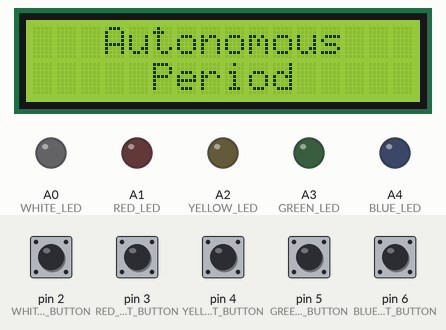
This sketch was run on a simulated Arduino Uno, built with avr-gcc and run on an emulated ATmega328P. On the bench: 16×2 character LCD, output pins drawn as LEDs (lit = HIGH). Inputs (shaded band) come from the test bench; at power-on: pin 2 (WHITE_INPUT_BUTTON), pin 3 (RED_INPUT_BUTTON), pin 4 (YELLOW_INPUT_BUTTON), pin 5 (GREEN_INPUT_BUTTON), pin 6 (BLUE_INPUT_BUTTON) HIGH.

Above: at 1.2 s.
1.3 s: pin 2 (WHITE_INPUT_BUTTON) pulled LOW for 0.15 s
At 2.2 s:
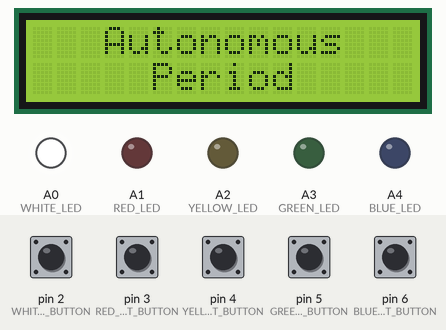
At 3.6 s:
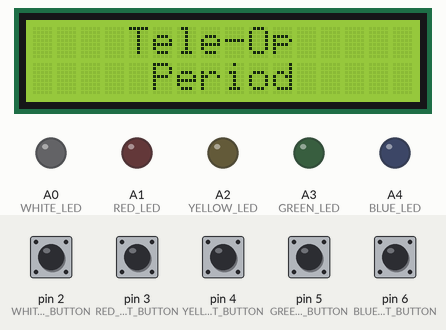
4.4 s: pin 2 (WHITE_INPUT_BUTTON) pulled LOW for 1 s
At 8.8 s:
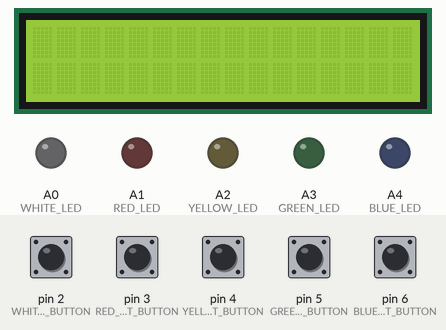
Timing chart, 0 to 10.3 s (numbered marks = the images above; inputs shaded):
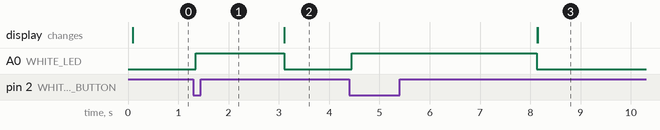

Measured:
- after the input at 1.3 s, A0 (WHITE_LED): LOW → HIGH at once, → LOW 1.8 s later
- after the input at 4.4 s, A0 (WHITE_LED): LOW → HIGH at once, → LOW 3.7 s later; the display: first changes after 3.7 s (image 3 shows a later state)

The sketch:

FIRST2017ScoutingDevice.ino
```cpp
// include the library code for LCD Display
#include <LiquidCrystal.h>

// These define the timing of the system
#define TICK_PERIOD 20
#define AUTO_TIME_IN_SECONDS 3
#define TELEOP_TIME_IN_SECONDS 4
#define EXTRA_TIME_TO_INPUT 1 // Necessary for the last second inputs, after the clock expires
#define AUTO_TICKS AUTO_TIME_IN_SECONDS * 1000 / TICK_PERIOD
#define TELEOP_TICKS (TELEOP_TIME_IN_SECONDS + EXTRA_TIME_TO_INPUT) * 1000 / TICK_PERIOD
#define DEBOUNCE_TICKS 2
#define LED_TURN_ON_DELAY_TICKS 1
#define LENGTH_OF_LCD_STRING 25
#define LENGTH_OF_SERIAL_STRING 50

#define BLUE_INPUT_BUTTON 6
#define GREEN_INPUT_BUTTON 5
#define YELLOW_INPUT_BUTTON 4
#define RED_INPUT_BUTTON 3
#define WHITE_INPUT_BUTTON 2
#define NUMBER_OF_INPUT_BUTTONS 5
#define GO_BUTTON 0 // Main start button

// LED Pin Locations
#define WHITE_LED A0
#define RED_LED A1
#define YELLOW_LED A2
#define GREEN_LED A3
#define BLUE_LED A4

// Define where the LCD pins are
#define LCD_RS 7
#define LCD_ENABLE 8
#define LCD_D4 9
#define LCD_D5 10
#define LCD_D6 11
#define LCD_D7 12

// initialize the library with the numbers of the interface pins
LiquidCrystal lcd(LCD_RS, LCD_ENABLE, LCD_D4, LCD_D5, LCD_D6, LCD_D7);
/* More Pin Designations for the LCD
   LCD R/W pin to ground
   LCD VSS pin to ground
   LCD VCC pin to 5V
   A Pin to 5V
   K Pin to Ground
   10K resistor:
   ends to +5V and ground
   wiper to LCD VO pin (pin 3)
*/

// Array that contains all of the buttons for looping through
uint8_t buttonArray[NUMBER_OF_INPUT_BUTTONS] = {WHITE_INPUT_BUTTON, RED_INPUT_BUTTON, YELLOW_INPUT_BUTTON, GREEN_INPUT_BUTTON, BLUE_INPUT_BUTTON};
static bool autonomous = false; // Used to tell if you're in auto
static bool teleOp = false; // Or tele-op
static bool SM_locked = true; // Locks the Scoring machine
static bool DE_locked = true; // Locks the data entry machine

// Locks the Scoring Machine
void SM_lock() {
  SM_locked = true;
}

// Unlocks the Scoring Machine
void SM_unlock() {
  SM_locked = false;
}

// Locks the Data Entry Machine
void DE_lock() {
  DE_locked = true;
}

// Unlocks the Data Entry Machine
void DE_unlock() {
  DE_locked = false;
}

// MM is for Master Machine
enum MM_states {
  MM_waitForStart, // Wait to start
  MM_dataInput, // Input the data
  MM_auto, // Autonomous mode
  MM_teleop, // Tele-operated mode
  MM_transmit, // State to transmit the data
  MM_done // Done and wait for next match
} MM_currentState = MM_waitForStart; // Current state variable

// SM is for Scoring Machine
enum SM_states {
  SM_waitForButton, // Wait for button to be pushed
  SM_debounceButton, // Debounce the button
  SM_scoreAdd, // Add to the score
  SM_ledDelay,  // Delays a bit to let the LEDs spin up
  SM_disabled // Locked state to not mess with anything
} SM_currentState = SM_disabled; // Current state variable

// DE is for Data Entry
enum DE_states {
  DE_teamNumberEntry, // State to enter team number
  DE_allianceEntry, // Choose red or blue
  DE_stationEntry, // Station 1, 2, or 3
  DE_disabled // Lock to not run away
} DE_currentState; // Current state variable

// Erases the LCD by writing 16 spaces over everything
void lcdErase() {
  lcd.setCursor(0, 0);
  lcd.print("                ");
  lcd.setCursor(0, 1);
  lcd.print("                ");
}

// Prints the Autonomous Period message
void lcdAutonomousPrint() {
  lcdErase();
  lcd.setCursor(3, 0);
  lcd.print("Autonomous");
  lcd.setCursor(5, 1);
  lcd.print("Period");
}

// Prints TeleOp Period message
void lcdTeleOpPrint() {
  lcdErase();
  lcd.setCursor(4, 0);
  lcd.print("Tele-Op");
  lcd.setCursor(5, 1);
  lcd.print("Period");
}

// USER FRIENDLY HELPER FUNCTIONS

// Reads a button
// They're set up in pull-down orientation, so a reading of LOW is the button pushed
bool buttonRead(uint8_t buttonNumber) {
  return !digitalRead(buttonNumber);
}

// Cycles through all the buttons and returns true if any are pressed
bool readAllButtons() {
  for (uint8_t i = 0; i < NUMBER_OF_INPUT_BUTTONS; i++) {
    if (buttonRead(buttonArray[i])) { // Short circuits the loop here if any are pushed
      return true;
    }
  }
  return false; // If none are, it returns false
}

// User friendly way to tell an LED to turn on
void turnOn(uint8_t ledNumber) {
  digitalWrite(ledNumber, HIGH);
}

// User friendly way to tell an LED to turn off
void turnOff(uint8_t ledNumber) {
  digitalWrite(ledNumber, LOW);
}

// Turns off BLUE - RED LEDs
void turnOffTopLeds() {
  digitalWrite(BLUE_LED, LOW);
  digitalWrite(GREEN_LED, LOW);
  digitalWrite(YELLOW_LED, LOW);
  digitalWrite(RED_LED, LOW);
}

// Turns off all LEDs
void turnOffAllLeds() {
  turnOffTopLeds();
  digitalWrite(WHITE_LED, LOW);
}

// Strings to display and give to the serial handler
char displayLineOne[LENGTH_OF_LCD_STRING] = {0}; // Strings to keep the output for
char displayLineTwo[LENGTH_OF_LCD_STRING] = {0};
char serialOut[LENGTH_OF_SERIAL_STRING] = {0}; // String to hold the serial values to push to computer

// Variables to hold autonomous values
static uint16_t highGoalAutonomous;
static uint16_t lowGoalAutonomous;
static uint8_t gearAutonomous;
static uint8_t foulAutonomous;
static bool crossLineAutonomous;

// Variables to hold tele-op values
static uint16_t highGoalTeleOp;
static uint16_t lowGoalTeleOp;
static uint8_t gearTeleOp;
static uint8_t foulTeleOp;
static bool climbTeleOp;

// Resets all the scores to zero
void resetScores() {
  highGoalAutonomous = 0;
  lowGoalAutonomous = 0;
  gearAutonomous = 0;
  foulAutonomous = 0;
  crossLineAutonomous = 0;
  highGoalTeleOp = 0;
  lowGoalTeleOp = 0;
  gearTeleOp = 0;
  foulTeleOp = 0;
  climbTeleOp = 0;
}


// Helper function to read the buttons and add the appropriate score
void scoreCalculate() {
  // All the autonomous scores
  if (autonomous) {
    if (buttonRead(BLUE_INPUT_BUTTON)) { // Score in the high goal
      highGoalAutonomous++;
      turnOn(BLUE_LED);
    }
    if (buttonRead(GREEN_INPUT_BUTTON)) { // Score in the low goal
      lowGoalAutonomous++;
      turnOn(GREEN_LED);
    }
    if (buttonRead(YELLOW_INPUT_BUTTON)) { // Score a gear
      gearAutonomous++;
      turnOn(YELLOW_LED);
    }
    if (buttonRead(RED_INPUT_BUTTON)) { // Commit a foul
      foulAutonomous++;
      turnOn(RED_LED);
    }
    if (buttonRead(WHITE_INPUT_BUTTON)) { // Cross the line for points
      crossLineAutonomous = !crossLineAutonomous; // Flip the bool
      digitalWrite(WHITE_LED, crossLineAutonomous); // And make the LED show the status
    }
  }

  // All the Tele-Op scores
  // Pretty much the same thing, just different variables
  else if (teleOp) {
    if (buttonRead(BLUE_INPUT_BUTTON)) { // Score in the high goal
      highGoalTeleOp++;
      turnOn(BLUE_LED);
    }
    if (buttonRead(GREEN_INPUT_BUTTON)) { // Score in the low goal
      lowGoalTeleOp++;
      turnOn(GREEN_LED);
    }
    if (buttonRead(YELLOW_INPUT_BUTTON)) { // Score a gear
      gearTeleOp++;
      turnOn(YELLOW_LED);
    }
    if (buttonRead(RED_INPUT_BUTTON)) { // Commit a foul
      foulTeleOp++;
      turnOn(RED_LED);
    }
    if (buttonRead(WHITE_INPUT_BUTTON)) { // Cross the line for points
      climbTeleOp = !climbTeleOp; // Flip the boolean
      digitalWrite(WHITE_LED, climbTeleOp);
    }
  }
  return;
}

void generateStringToOutput() {
  // Generates the serial output
  sprintf(serialOut, "%d\t%d\t%d\t%d\t%s\t%d\t%d\t%d\t%d\t%s",   highGoalAutonomous,
          lowGoalAutonomous,
          gearAutonomous,
          foulAutonomous,
          crossLineAutonomous ? "Y" : "N",
          highGoalTeleOp,
          lowGoalTeleOp,
          gearTeleOp,
          foulTeleOp,
          climbTeleOp ? "Y" : "N");

  sprintf(displayLineOne, "A %dH %dL %dG L:%s", highGoalAutonomous, lowGoalAutonomous, gearAutonomous, crossLineAutonomous ? "Y" : "N");
  sprintf(displayLineTwo, "T %dH %dL %dG C:%s", highGoalTeleOp, lowGoalTeleOp, gearTeleOp, climbTeleOp ? "Y" : "N");
}

void DE_debug(){
   switch (DE_currentState) {
    case DE_teamNumberEntry:
      break;
    case DE_allianceEntry:
      break;
    case DE_stationEntry:
      break;
    case DE_disabled:
      break;
    default:
      break;
  }
}

// Data entry machine
void DE_tick() {

  // ------ TRANSITIONS -------
  switch (DE_currentState) {
    case DE_teamNumberEntry:
      break;
    case DE_allianceEntry:
      break;
    case DE_stationEntry:
      break;
    case DE_disabled:
      break;
    default:
      break;
  }

  // ------- STATE ACTIONS -------
   switch (DE_currentState) {
    case DE_teamNumberEntry:
      break;
    case DE_allianceEntry:
      break;
    case DE_stationEntry:
      break;
    case DE_disabled:
      break;
    default:
      break;
  }
}

// Score Machine Debug
// Prints to the serial monitor which state you're in whenever you change states
void SM_debug() {
  static SM_states SM_previousState = SM_disabled;
  if (SM_currentState != SM_previousState) {
    switch (SM_currentState) {
      case SM_waitForButton: // Wait for button to be pushed
        Serial.println("SM_waitForButton");
        break;
      case SM_debounceButton: // Debounce the button
        Serial.println("SM_debounceButton");
        break;
      case SM_scoreAdd: // Add to the score
        Serial.println("SM_scoreAdd");
        break;
      case SM_ledDelay: // Delay for the LEDs
        Serial.println("SM_ledDelay");
        break;
      case SM_disabled: // Locked state to not mess with anything
        Serial.println("SM_disabled");
        break;
    }
    SM_previousState = SM_currentState;
  }
}

// Standard Tick Function for the Scoring Machine
void SM_tick() {

  //SM_debug();
  // --------- Variables ----------
  static uint32_t ticksToNextState = 0;

  // ---------- STATE ACTIONS -------
  switch (SM_currentState) {
    case SM_waitForButton: // Wait for button to be pushed
      break;
    case SM_debounceButton: // Debounce the button
      ticksToNextState++;
      break;
    case SM_scoreAdd: // Add to the score
      break;
    case SM_ledDelay:
      ticksToNextState++;
      break;
    case SM_disabled: // Locked state to not mess with anything
      break;
    default:
      break;
  }

  // -------- TRANSITIONS ---------
  switch (SM_currentState) {
    case SM_waitForButton: // Wait for button to be pushed
      if (readAllButtons()) { // If any button is pressed
        SM_currentState = SM_debounceButton; // Debounce it
        ticksToNextState = 0;
      }
      else if (SM_locked) { // If it gets locked
        SM_currentState = SM_disabled; // You're disabled
        turnOffAllLeds();
        ticksToNextState = 0;
      }
      break;
    case SM_debounceButton: // Debounce the button
      if (ticksToNextState == DEBOUNCE_TICKS && readAllButtons()) { // If you're ready to move on and the button is still being pushed
        SM_currentState = SM_scoreAdd; // Move to the score adding state
        ticksToNextState = 0; // Reset the counter
        scoreCalculate(); // Run the add to score function to read and add to score
      }
      else if (!readAllButtons()) { // If the button is released before you're done
        ticksToNextState = 0;
        SM_currentState = SM_waitForButton; // Go back to waiting for a button press
      }
      break;
    case SM_scoreAdd: // Add to the score
      if (!readAllButtons()) { // Wait for all the buttons to be released
        SM_currentState = SM_ledDelay; // And go back to waiting
        ticksToNextState = 0;
      }
      else if (SM_locked) { // Lock
        SM_currentState = SM_disabled;
        turnOffAllLeds();
        ticksToNextState = 0;
      }
      break;
    case SM_ledDelay: // Delay for LEDs to be visible
      if (ticksToNextState == LED_TURN_ON_DELAY_TICKS) {
        turnOffTopLeds(); // Turn off the LEDs
        ticksToNextState = 0;
        SM_currentState = SM_waitForButton; // Go back to waiting
      }
      break;
    case SM_disabled: // Locked state to not mess with anything
      if (!SM_locked) { // If you're unlocked
        SM_currentState = SM_waitForButton; // Go to start state
      }
      break;
    default:
      break;
  }
}

void MM_debug() {
  static MM_states MM_previousState = MM_done;
  if (MM_currentState != MM_previousState) {
    switch (MM_currentState) {
      case MM_waitForStart:
        Serial.println("MM_waitForStart");
        break;
      case MM_dataInput:
        Serial.println("MM_dataInput");
        break;
      case MM_auto:
        Serial.println("MM_auto");
        break;
      case MM_teleop:
        Serial.println("MM_teleop");
        break;
      case MM_transmit:
        Serial.println("MM_transmit");
        break;
      case MM_done:
        Serial.println("MM_done");
        break;
      default:
        break;

    }
    MM_previousState = MM_currentState;
  }
}

// Tick function for the Master Machine
void MM_tick() {

  //MM_debug();
  // ------------ VARIABLES --------------
  static uint32_t ticksToNextState = 0;

  // ------------ TRANSITIONS ------------
  switch (MM_currentState) {
    case MM_waitForStart: // Waiting to start
      if (buttonRead(GO_BUTTON)) { // If the go button is pushed
        MM_currentState = MM_dataInput; // Start autonomous mode
      }
      break;

    case MM_dataInput:
      if (/*DE_complete()*/ true) {
        MM_currentState = MM_auto;
        autonomous = true; // Say you're in autonomous
        lcdAutonomousPrint(); // Print and say so
        ticksToNextState = 0; // Reset counter
        SM_unlock(); // Start the Scoring Machine
      }
      break;

    case MM_auto: // Autonomous State
      if (ticksToNextState < AUTO_TICKS) { // If it's not time to move on
        ticksToNextState++; // Increment counter
      }
      else if (ticksToNextState == AUTO_TICKS) { // If it's time to move on
        MM_currentState = MM_teleop; // Move to teleop
        autonomous = false; // Switch out of autonomous mode
        teleOp = true; // And into teleop
        lcdTeleOpPrint(); // Write to the screen
        ticksToNextState = 0; // Reset counter
        turnOffAllLeds();
      }
      break;

    case MM_teleop: // Teleoperated state
      if (ticksToNextState < TELEOP_TICKS) { // If it's not time to move on
        ticksToNextState++; // Increment counter
      }
      else if (ticksToNextState == TELEOP_TICKS) { // If it is time to be done
        teleOp = false; // Not in teleOp

        lcdErase(); // erase the screen
        //        lcd.setCursor(2, 0);
        //        lcd.print("Match over!"); // And print Match Over!

        ticksToNextState = 0; // Reset the counter
        SM_lock(); // Lock the Scoring Machine
        generateStringToOutput();
        turnOffAllLeds();
        lcd.setCursor(0, 0);
        lcd.print(displayLineOne);
        lcd.setCursor(0, 1);
        lcd.print(displayLineTwo);
        MM_currentState = MM_transmit; // Move to transmit
      }
      break;

    case MM_transmit:
      if (buttonRead(GO_BUTTON)) {
        MM_currentState = MM_done;
        lcdErase();
      }
      if (Serial.available() > 0 && Serial.read() == 'Y') {
        Serial.println(serialOut);
      }
      break;
    case MM_done:
      if (!buttonRead(GO_BUTTON)) {
        MM_currentState = MM_waitForStart;
        resetScores();
        lcd.setCursor(0, 0);
        lcd.print("Waiting to begin");
      }
      break;

    default:
      break;
  }
}

void setup() {

  pinMode(BLUE_INPUT_BUTTON, INPUT_PULLUP);
  pinMode(GREEN_INPUT_BUTTON, INPUT_PULLUP);
  pinMode(YELLOW_INPUT_BUTTON, INPUT_PULLUP);
  pinMode(RED_INPUT_BUTTON, INPUT_PULLUP);
  pinMode(WHITE_INPUT_BUTTON, INPUT_PULLUP);
  pinMode(BLUE_LED, OUTPUT);
  pinMode(GREEN_LED, OUTPUT);
  pinMode(YELLOW_LED, OUTPUT);
  pinMode(RED_LED, OUTPUT);
  pinMode(WHITE_LED, OUTPUT);

  lcd.begin(16, 2);
  lcd.print("Waiting to begin");
  Serial.begin(9600);
}

// Main loop
void loop() {
  // Variable containing the previous amount of
  static uint32_t previousMillis = 0;

  // Checks to see if enough milliseconds have passed
  if (millis() >= previousMillis + TICK_PERIOD) {
    previousMillis = millis();
    MM_tick();
    SM_tick();
    DE_tick();
  }
}
```
